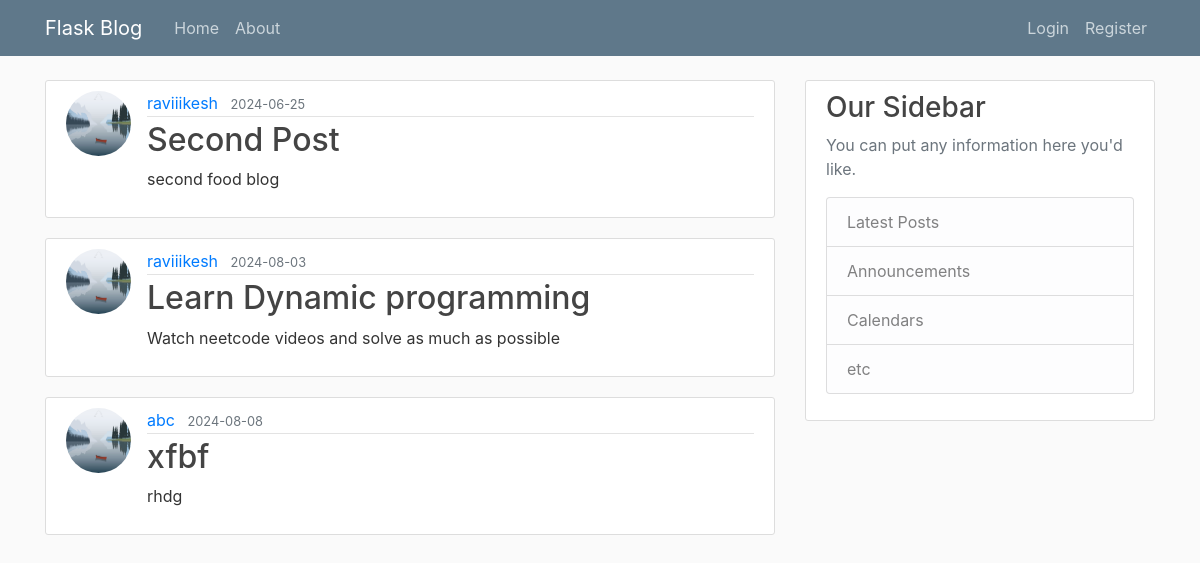
The page /home on the database its author committed.
### flaskBlog/models.py (models this page shows, shortened)
class Post(db.Model):
    id = db.Column(db.Integer, primary_key=True)
    title = db.Column(db.String(100), nullable=False)
    date_posted = db.Column(db.DateTime, nullable=False, default=datetime.utcnow)
    content = db.Column(db.Text, nullable=False)
    user_id = db.Column(db.Integer, db.ForeignKey('user.id'), nullable=False)

class User(db.Model, UserMixin):
    id = db.Column(db.Integer, primary_key=True)
    username = db.Column(db.String(20), unique=True, nullable=False)
    email = db.Column(db.String(120), unique=True, nullable=False)
    image_file = db.Column(db.String(20), nullable=False, default='default.jpg')
    password = db.Column(db.String(60), nullable=False)
    posts = db.relationship('Post', backref='author', lazy=True)

### flaskBlog/routes.py (the view)
@app.route("/")
@app.route("/home")
def home():
    with app.app_context():
        posts = Post.query.all()
        users = {user.id:user for user in User.query.all()}
    return render_template('home.html', title='Home', posts=posts, users=users)

### flaskBlog/templates/home.html
{% extends "layout.html" %}
{% block content %}
    {% for post in posts %}
        <article class="media content-section">
          <img class="rounded-circle article-img" src="static/profile_pics/default.jpg">
          <div class="media-body">
            <div class="article-metadata">
              <a class="mr-2" href="#">{{ users[post.user_id].username }}</a>
              <small class="text-muted">{{ post.date_posted.strftime('%Y-%m-%d')}}</small>
            </div>
            <h2><a class="article-title" href="{{ url_for('post', post_id=post.id)}}">{{ post.title }}</a></h2>
            <p class="article-content">{{ post.content }}</p>
          </div>
        </article>
    {% endfor %}
{% endblock content %}

### flaskBlog/static/main.css (style rules this page uses)
body { background: #fafafa; color: #333333; margin-top: 5rem; }
h1, h2, h3, h4, h5, h6 { color: #444444; }
.content-section { background: #ffffff; padding: 10px 20px; border: 1px solid #dddddd; border-radius: 3px; margin-bottom: 20px; }
.article-title { color: #444444; }
.article-content { white-space: pre-line; }
.article-img { height: 65px; width: 65px; margin-right: 16px; }
.article-metadata { padding-bottom: 1px; margin-bottom: 4px; border-bottom: 1px solid #e3e3e3 }

### rows shown on the page
Post: date_posted "2024-06-25", title "Second Post", content "second food blog"
User: username "raviiikesh"
Post: date_posted "2024-08-03", title "Learn Dynamic programming", content "Watch neetcode videos and solve as much as possible"
Post: date_posted "2024-08-08", title "xfbf", content "rhdg"
User: username "abc"
